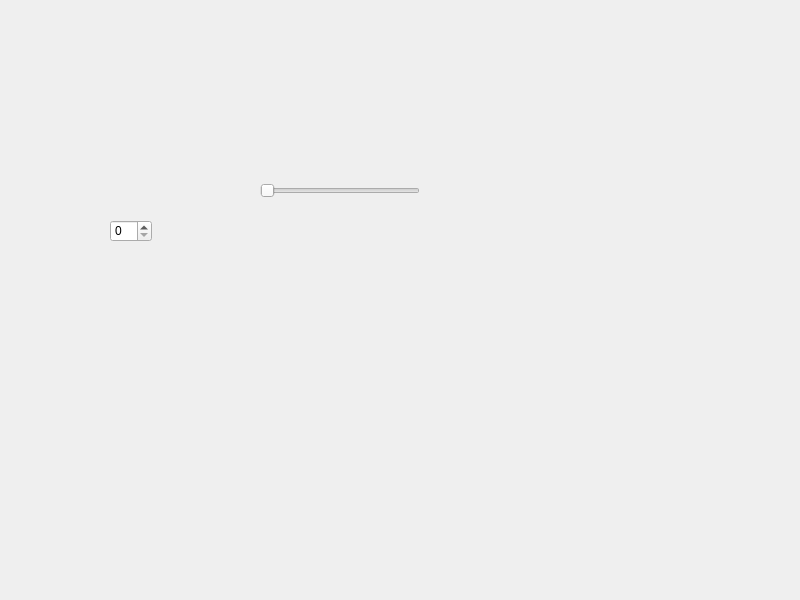
<?xml version="1.0" encoding="UTF-8"?>
<ui version="4.0">
 <class>Widget</class>
 <widget class="QWidget" name="Widget">
  <property name="geometry">
   <rect>
    <x>0</x>
    <y>0</y>
    <width>800</width>
    <height>600</height>
   </rect>
  </property>
  <property name="windowTitle">
   <string>Widget</string>
  </property>
  <widget class="QSpinBox" name="spinBox">
   <property name="geometry">
    <rect>
     <x>110</x>
     <y>220</y>
     <width>42</width>
     <height>22</height>
    </rect>
   </property>
  </widget>
  <widget class="QSlider" name="horizontalSlider">
   <property name="geometry">
    <rect>
     <x>260</x>
     <y>180</y>
     <width>160</width>
     <height>22</height>
    </rect>
   </property>
   <property name="orientation">
    <enum>Qt::Orientation::Horizontal</enum>
   </property>
  </widget>
 </widget>
 <resources/>
 <connections>
  <connection>
   <sender>spinBox</sender>
   <signal>valueChanged(int)</signal>
   <receiver>horizontalSlider</receiver>
   <slot>setValue(int)</slot>
   <hints>
    <hint type="sourcelabel">
     <x>135</x>
     <y>231</y>
    </hint>
    <hint type="destinationlabel">
     <x>264</x>
     <y>190</y>
    </hint>
   </hints>
  </connection>
 </connections>
</ui>
